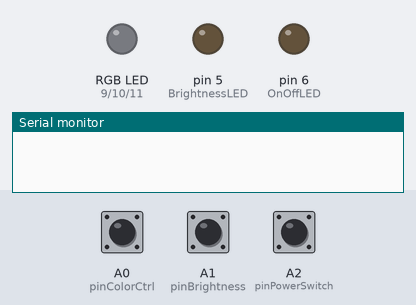
Simulated run of this program. Board: Arduino Uno, built with avr-gcc and run on an emulated ATmega328P. Shown: an RGB LED mixed from three pins (HIGH = lit), output pins drawn as LEDs (lit = HIGH), the last lines printed to the serial monitor. The test bench sets the inputs (shaded band); at power-on: A0 (pinColorCtrl) HIGH, A1 (pinBrightness) HIGH, A2 (pinPowerSwitch) HIGH.

Above: at 1.2 s.
1.3 s: A0 (pinColorCtrl) pulsed LOW 5 times (0.12 s each, 0.3 s apart)
At 2.7 s:
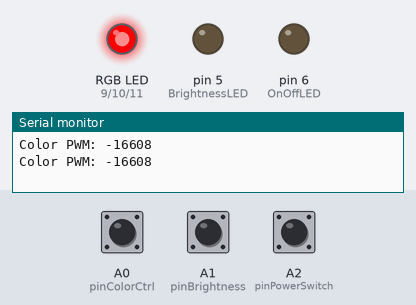
4.3 s: A1 (pinBrightness) pulsed LOW 5 times (0.12 s each, 0.3 s apart)
7.3 s: A2 (pinPowerSwitch) pulled LOW for 0.15 s
At 8.3 s:
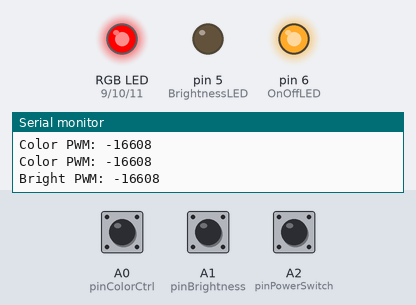
8.9 s: A1 (pinBrightness) pulled LOW for 0.15 s
At 9.5 s:
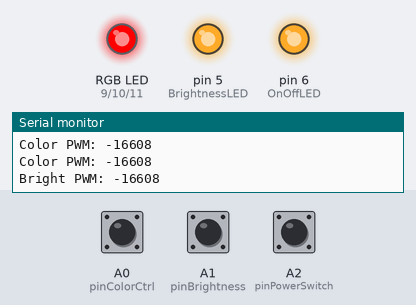
10.5 s: A2 (pinPowerSwitch) pulled LOW for 1 s
At 11.9 s:
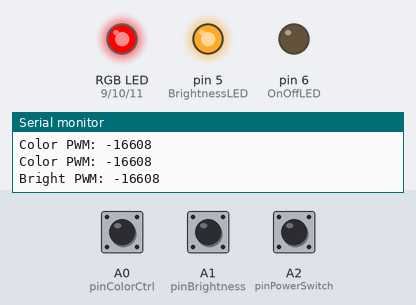
Timing chart, 0 to 13.5 s (numbered marks = the images above; inputs shaded):
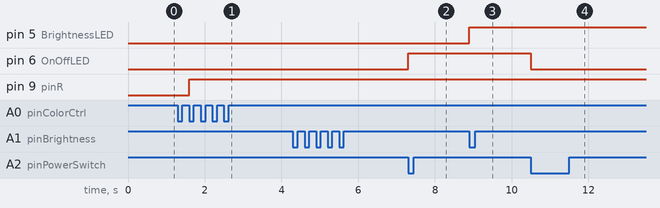

The program:

main.cpp
```cpp
#include <Arduino.h>
#include "PinChangeInterrupt.h"

// — ISR 프로토타입 —
void isrPowerSwitch();
void isrColorControl();
void isrBrightness();

// - 함수 -
void powerOnOff();
void colorControl();
void brightnessControl();
void serialPrint();

// — 수신기 채널 입력 핀 정의 —
// A2: CH5(AUX1) ← SwA 스위치 (전원 ON/OFF)
// A0: CH3 ← 스로틀 스틱 (색상 제어, 서서히 변화)
// A1: CH2 ← 엘리베이터 스틱 (밝기 조절)
const int pinPowerSwitch = A2;
const int pinColorCtrl   = A0;
const int pinBrightness  = A1;

// — PWM 신호 저장 변수 —
// PWM 폭 (0~2000us)
volatile int           powerPulseWidth   = 1500; // PWM 미신호시 기본값
volatile unsigned long powerStartMicros  = 0;
volatile bool          newPowerPulse     = false;

volatile int           colorPulseWidth   = 1500; // PWM 미신호시 기본값
volatile unsigned long colorStartMicros  = 0;
volatile bool          newColorPulse     = false;

volatile int           brightPulseWidth  = 1500; // PWM 미신호시 기본값
volatile unsigned long brightStartMicros = 0;
volatile bool          newBrightPulse    = false;

int pwmPower;
int pwmColor;
int pwmBright;

// — RGB LED 핀 (common-cathode) —
const int pinR = 9;
const int pinG = 10;
const int pinB = 11;
const int OnOffLED = 6;
const int BrightnessLED = 5;
int r, g, b;

void setup() {
  // SwA (CH5) ISR 등록 → 전원 ON/OFF
  pinMode(pinPowerSwitch, INPUT_PULLUP);
  attachPCINT(digitalPinToPCINT(pinPowerSwitch), isrPowerSwitch, CHANGE);

  // CH3 (색상 제어) ISR 등록 → hue 제어
  pinMode(pinColorCtrl, INPUT_PULLUP);
  attachPCINT(digitalPinToPCINT(pinColorCtrl), isrColorControl, CHANGE);

  // CH2 (밝기) ISR 등록
  pinMode(pinBrightness, INPUT_PULLUP);
  attachPCINT(digitalPinToPCINT(pinBrightness), isrBrightness, CHANGE);

  // RGB LED 핀 출력 설정
  pinMode(pinR, OUTPUT);
  pinMode(pinG, OUTPUT);
  pinMode(pinB, OUTPUT);
  pinMode(OnOffLED, OUTPUT);
  pinMode(BrightnessLED, OUTPUT);

  Serial.begin(9600);
}

void loop() {

  if (newPowerPulse) {
    pwmPower  = powerPulseWidth;
    powerOnOff();
    newPowerPulse = false;
  }
  if (newColorPulse) {
    pwmColor  = colorPulseWidth;
    colorControl();
    newColorPulse = false;
  }
  if (newBrightPulse) {
    pwmBright = brightPulseWidth;
    brightnessControl();
    newBrightPulse = false;
  }
  // 시리얼 디버그
  serialPrint();
}

// — ISR 정의 —

// SwA (CH5) → 전원 제어
void isrPowerSwitch() {
  if (digitalRead(pinPowerSwitch) == HIGH) { // HIGH: 일 때, 시간 측정
    powerStartMicros = micros();
  } else {  // LOW: 일 때, PWM 폭 측정
    powerPulseWidth   = micros() - powerStartMicros;
    powerStartMicros  = 0;  // PWM 폭 초기화
    newPowerPulse     = true; // 시리얼 디버그용
  }
}

// CH3 → 색상 제어 (hue)
void isrColorControl() {
  if (digitalRead(pinColorCtrl) == HIGH) {
    colorStartMicros = micros();
  } else if (colorStartMicros && !newColorPulse) {
    colorPulseWidth  = micros() - colorStartMicros;
    colorStartMicros = 0;
    newColorPulse    = true;
  }
}

// CH2 → 밝기
void isrBrightness() {
  if (digitalRead(pinBrightness) == HIGH) {
    brightStartMicros = micros();
  } else if (brightStartMicros && !newBrightPulse) {
    brightPulseWidth  = micros() - brightStartMicros;
    brightStartMicros = 0;
    newBrightPulse    = true;
  }
}

//- 함수 정의 -
void brightnessControl(){
  // CH2 → 밝기(0~255)
  int brightness = map(pwmBright, 1000, 2000, 0, 255);
  brightness = constrain(brightness, 0, 255); // 만약 0~255 범위를 벗어나면 0 또는 255로 고정
  analogWrite(BrightnessLED, brightness); // 밝기 LED 제어
  return;
}

void powerOnOff() {
  if (pwmPower < 1500) { // 스위치가 내려가면 LED OFF
    digitalWrite(OnOffLED, LOW);
  }
  else{// LED 출력
    digitalWrite(OnOffLED, HIGH);
  }
  return;
}

void colorControl() {
    // CH3 → hue (0~255)
    int hue = map(pwmColor, 1000, 2000, 0, 255);
    hue = constrain(hue, 0, 255);

    // HSV → RGB 변환 (V=255)
    if (hue < 85) {
      // 0..84 : red→green
      r = 255 - hue * 3;
      g = hue * 3;
      b = 0;
    } else if (hue < 170) {
      // 85..169 : green→blue
      int h2 = hue - 85;
      r = 0;
      g = 255 - h2 * 3;
      b = h2 * 3;
    } else {
      // 170..255 : blue→red
      int h2 = hue - 170;
      r = h2 * 3;
      g = 0;
      b = 255 - h2 * 3;
    }

    analogWrite(pinR, r); // R
    analogWrite(pinG, g); // G
    analogWrite(pinB, b); // B
}

void serialPrint(){
    // (선택) 시리얼 디버그
    if (newPowerPulse) {
      Serial.print("Power PWM: ");  Serial.println(pwmPower);
    }
    if (newColorPulse) {
      Serial.print("Color PWM: ");  Serial.println(pwmColor);
    }
    if (newBrightPulse) {
      Serial.print("Bright PWM: "); Serial.println(pwmBright);
    }
}
```

Measured:
- after the input at 1.3 s, pin 9 (pinR): LOW → HIGH after 0.30 s
- after the input at 7.3 s, pin 6 (OnOffLED): LOW → HIGH at once
- after the input at 8.9 s, pin 5 (BrightnessLED): LOW → HIGH at once
- after the input at 10.5 s, pin 6 (OnOffLED): HIGH → LOW at once
